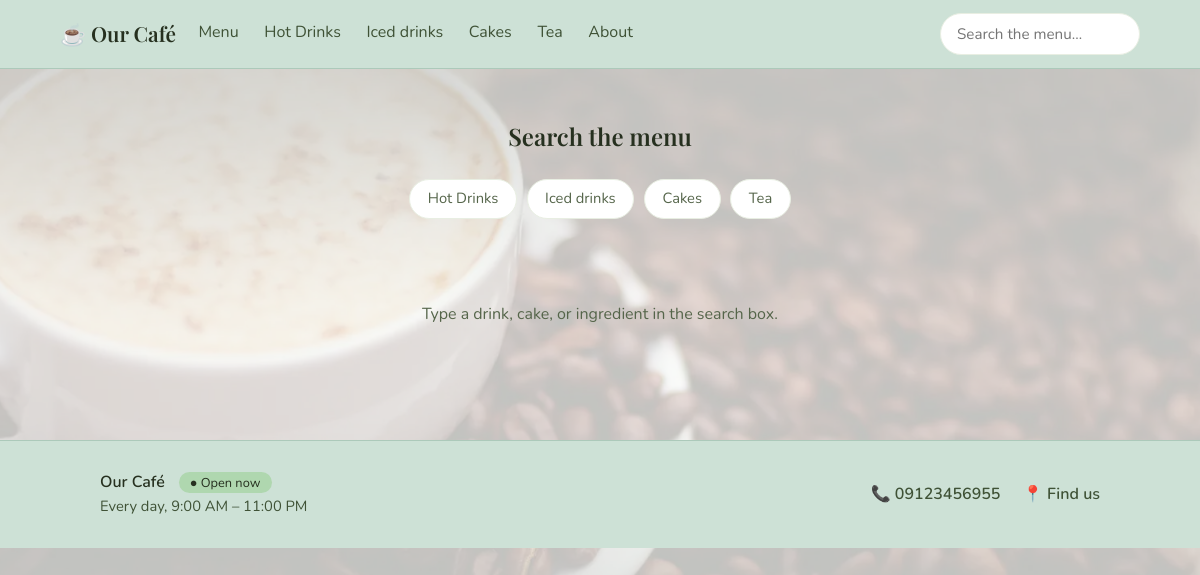
The page /search/ on the database as committed earlier.
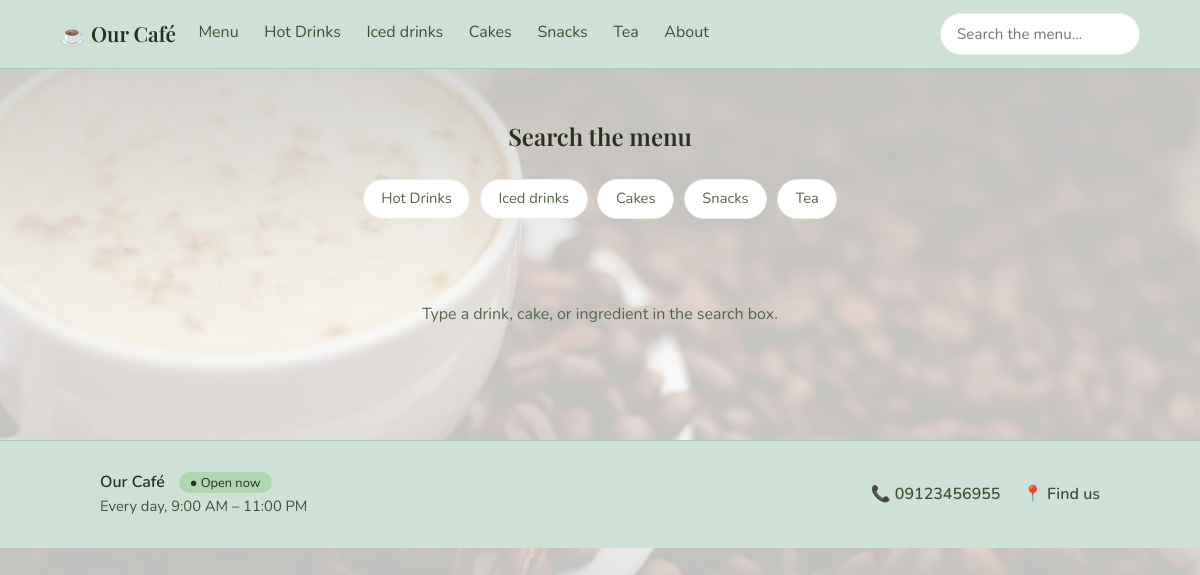
The same page on the database as committed later.
### coffee/models.py (models this page shows, shortened)
class Category(models.Model):
    name = models.CharField(max_length=60)
    slug = models.SlugField(unique=True)
    description = models.CharField(max_length=140, blank=True)
    image = models.ImageField(upload_to="categories/")
    order = models.PositiveIntegerField(default=0)
    class Meta:
        ordering = ["order"]
        verbose_name_plural = "categories"
    def get_absolute_url(self):
        return reverse("category_detail", args=[self.slug])

### coffee/views.py (the view)
# urls.py: path("search/", views.search, name="search"),
def search(request):
    query = request.GET.get("q", "").strip()[:60]
    products = Product.objects.none()
    if query:
        products = Product.objects.filter(
            Q(name__icontains=query) |
            Q(ingredients__icontains=query) |
            Q(category__name__icontains=query)
        ).select_related("category").order_by("-available", "name")
    return render(request, "coffee/search.html", {"products": products, "query": query})

### coffee/context_processors.py (called while the page is built)
def site(request):
    return {
        "shop": ShopInfo.load(),
        "nav_categories": Category.objects.annotate(item_count=Count("products")).filter(item_count__gt=0).order_by("order", "name"),
        "currency": getattr(settings, "CURRENCY_SYMBOL", "$"),
    }

### coffee/models.py (called while the page is built)
    @classmethod
    def load(cls):
        obj, _ = cls.objects.get_or_create(pk=1)
        return obj

    @property
    def phone_link(self):
        return re.sub(r"[^\d+]", "", self.phone)

    @property
    def closed_day_numbers(self):
        return {int(d) for d in self.closed_days.split(",") if d}

    @property
    def open_days_text(self):
        closed = self.closed_day_numbers
        names = dict(self.DAYS)
        if not closed:
            return "Every day"
        if len(closed) == 7:
            return "Closed"
        return "Every day except " + ", ".join(names[d] for d in sorted(closed))

### coffee/templates/coffee/search.html (shortened to what this page needs)
{% extends "coffee/base.html" %}
{% block content %}
<header class="page-header">
  <h2>{% if query %}Results for “{{ query }}”{% else %}Search the menu{% endif %}</h2>
</header>
{% if not query %}
<div class="filters" aria-label="Browse by category">
  {% for c in nav_categories %}<a class="chip-filter" href="{{ c.get_absolute_url }}">{{ c.name }}</a>{% endfor %}
</div>
{% endif %}
<div class="grid products">
  {% for p in products %}
  {% include "coffee/_product_card.html" with show_category=True %}
  {% empty %}
  <p class="empty">{% if query %}Nothing found. Try another word, like “milk” or “mint”.{% else %}Type a drink, cake, or ingredient in the search box.{% endif %}</p>
  {% endfor %}
</div>
{% include "coffee/_product_dialog.html" %}
{% endblock %}

### coffee/templates/coffee/base.html (shortened to what this page needs)
{% load static %}
<!DOCTYPE html>
<html lang="en" data-theme="{% if shop.is_open_now %}light{% else %}dark{% endif %}">
<head>
  <link rel="stylesheet" href="{% static 'css/style.css' %}">
</head>
<body class="page-{{ request.resolver_match.url_name }}">
  {% if request.resolver_match.url_name != "welcome" %}
  <nav class="navbar" aria-label="Main">
    <a class="brand" href="{% url 'welcome' %}">☕ {{ shop.name }}</a>
    <div class="nav-links">
      <a href="{% url 'categories' %}" class="{% if request.resolver_match.url_name == 'categories' %}active{% endif %}">Menu</a>
      {% for c in nav_categories %}
      <a href="{{ c.get_absolute_url }}"
         class="{% if request.path == c.get_absolute_url %}active{% endif %}">{{ c.name }}</a>
      {% endfor %}
      <a href="{% url 'about' %}" class="{% if request.resolver_match.url_name == 'about' %}active{% endif %}">About</a>
    </div>
    <form class="search" action="{% url 'search' %}" method="get" role="search">
      <input type="search" name="q" placeholder="Search the menu…" aria-label="Search the menu"
             enterkeyhint="search" maxlength="60" value="{{ query|default:'' }}">
    </form>
  </nav>
  {% endif %}
  <main id="main">
    {% block content %}{% endblock %}
  </main>
  {% if request.resolver_match.url_name != "welcome" %}
  <footer class="site-footer">
    <div class="footer-inner">
      <div>
        <strong>{{ shop.name }}</strong>
        <span class="footer-status {% if shop.is_open_now %}open{% else %}closed{% endif %}">
          ● {% if shop.is_open_now %}Open now{% else %}Closed right now{% endif %}
        </span>
        <p>
          {{ shop.open_days_text }},
          {% if shop.open_all_day %}open 24 hours{% else %}{{ shop.open_time|time:"g:i A" }} – {{ shop.close_time|time:"g:i A" }}{% endif %}
        </p>
      </div>
      <div class="footer-links">
        {% if shop.phone %}<a href="tel:{{ shop.phone_link }}">📞 {{ shop.phone }}</a>{% endif %}
        <a href="{% url 'about' %}">📍 Find us</a>
        {% url 'table_card' as qr_cards_url %}{% if user.is_staff and qr_cards_url %}<a href="{{ qr_cards_url }}">🖨️ QR cards</a>{% endif %}
      </div>
    </div>
  </footer>
  {% endif %}
</body>
</html>

Rows that differ between the two databases and show on the page:
added Category: name "Snacks"
